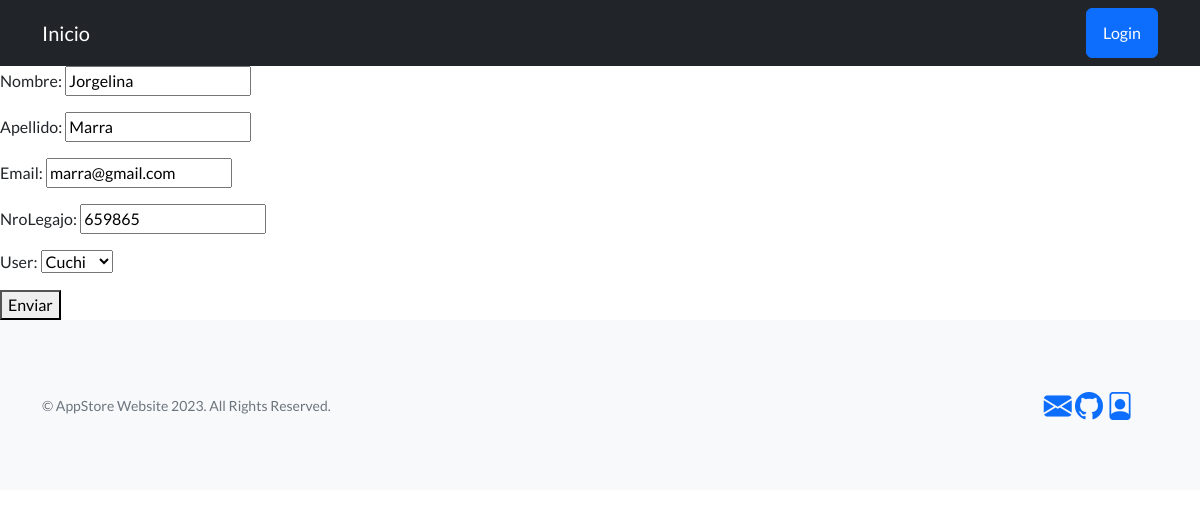
Screenshot of /app-store/actualiza-usuario/5 with the database file from the repository.
### AppStore/models.py (models this page shows, shortened)
class Usuario(models.Model):
    nombre = models.CharField(max_length=30)
    apellido = models.CharField(max_length=30)
    email = models.EmailField(null=True)
    nroLegajo = models.IntegerField()
    user = models.OneToOneField(User, on_delete=models.CASCADE , null=True)

### AppStore/views.py (the view)
# urls.py: path('actualiza-usuario/<pk>', UsuarioUpdate.as_view(), name='ActualizarUsuario'),
class UsuarioUpdate(UpdateView):
    model = Usuario
    template_name = "usuario_update.html"
    fields = ("__all__")
    success_url = "/app-store/"

### AppStore/templates/usuario_update.html
{% extends 'main.html' %}
{% block bloqueMutable %}
    <form action="{% url 'ActualizarUsuario' usuario.id%}" method="post">{% csrf_token %}
        {{form.as_p}}
        <button type="submit">Enviar</button>
    </form>
{% endblock bloqueMutable %}

### rows the page displays
Usuario: nombre "Jorgelina", apellido "Marra", email "marra@gmail.com", nroLegajo "659865", user "Cuchi"
